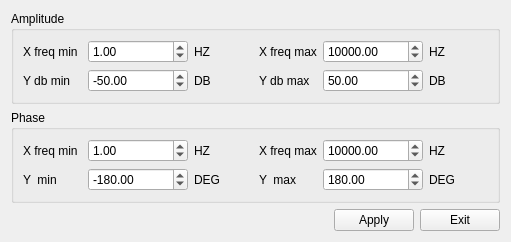
<?xml version="1.0" encoding="UTF-8"?>
<ui version="4.0">
 <class>ViewForm</class>
 <widget class="QWidget" name="ViewForm">
  <property name="geometry">
   <rect>
    <x>0</x>
    <y>0</y>
    <width>511</width>
    <height>211</height>
   </rect>
  </property>
  <property name="windowTitle">
   <string>Form</string>
  </property>
  <layout class="QVBoxLayout" name="verticalLayout" stretch="1,1,0">
   <item>
    <widget class="QGroupBox" name="groupBox">
     <property name="title">
      <string>Amplitude</string>
     </property>
     <layout class="QGridLayout" name="gridLayout">
      <item row="0" column="0">
       <widget class="QLabel" name="label">
        <property name="text">
         <string>X freq min</string>
        </property>
       </widget>
      </item>
      <item row="0" column="1">
       <widget class="QDoubleSpinBox" name="dSpinBox_amXmin">
        <property name="minimumSize">
         <size>
          <width>100</width>
          <height>0</height>
         </size>
        </property>
        <property name="minimum">
         <double>-4294967296.000000000000000</double>
        </property>
        <property name="maximum">
         <double>4294967296.000000000000000</double>
        </property>
        <property name="value">
         <double>1.000000000000000</double>
        </property>
       </widget>
      </item>
      <item row="0" column="2">
       <widget class="QLabel" name="label_7">
        <property name="text">
         <string>HZ</string>
        </property>
       </widget>
      </item>
      <item row="0" column="3">
       <widget class="QLabel" name="label_2">
        <property name="text">
         <string>X freq max</string>
        </property>
       </widget>
      </item>
      <item row="0" column="4">
       <widget class="QDoubleSpinBox" name="dSpinBox_amXmax">
        <property name="minimumSize">
         <size>
          <width>100</width>
          <height>0</height>
         </size>
        </property>
        <property name="minimum">
         <double>-4294967296.000000000000000</double>
        </property>
        <property name="maximum">
         <double>4294967296.000000000000000</double>
        </property>
        <property name="value">
         <double>10000.000000000000000</double>
        </property>
       </widget>
      </item>
      <item row="0" column="5">
       <widget class="QLabel" name="label_5">
        <property name="text">
         <string>HZ</string>
        </property>
       </widget>
      </item>
      <item row="1" column="0">
       <widget class="QLabel" name="label_3">
        <property name="text">
         <string>Y db min</string>
        </property>
       </widget>
      </item>
      <item row="1" column="1">
       <widget class="QDoubleSpinBox" name="dSpinBox_amYmin">
        <property name="minimumSize">
         <size>
          <width>100</width>
          <height>0</height>
         </size>
        </property>
        <property name="minimum">
         <double>-4294967296.000000000000000</double>
        </property>
        <property name="maximum">
         <double>4294967296.000000000000000</double>
        </property>
        <property name="value">
         <double>-50.000000000000000</double>
        </property>
       </widget>
      </item>
      <item row="1" column="2">
       <widget class="QLabel" name="label_8">
        <property name="text">
         <string>DB</string>
        </property>
       </widget>
      </item>
      <item row="1" column="3">
       <widget class="QLabel" name="label_4">
        <property name="text">
         <string>Y db max</string>
        </property>
       </widget>
      </item>
      <item row="1" column="4">
       <widget class="QDoubleSpinBox" name="dSpinBox_amYmax">
        <property name="minimumSize">
         <size>
          <width>100</width>
          <height>0</height>
         </size>
        </property>
        <property name="minimum">
         <double>-4294967296.000000000000000</double>
        </property>
        <property name="maximum">
         <double>4294967296.000000000000000</double>
        </property>
        <property name="value">
         <double>50.000000000000000</double>
        </property>
       </widget>
      </item>
      <item row="1" column="5">
       <widget class="QLabel" name="label_6">
        <property name="text">
         <string>DB</string>
        </property>
       </widget>
      </item>
     </layout>
    </widget>
   </item>
   <item>
    <widget class="QGroupBox" name="groupBox_2">
     <property name="title">
      <string>Phase</string>
     </property>
     <layout class="QGridLayout" name="gridLayout_2">
      <item row="0" column="0">
       <widget class="QLabel" name="label_9">
        <property name="text">
         <string>X freq min</string>
        </property>
       </widget>
      </item>
      <item row="0" column="1">
       <widget class="QDoubleSpinBox" name="dSpinBox_phXmin">
        <property name="minimumSize">
         <size>
          <width>100</width>
          <height>0</height>
         </size>
        </property>
        <property name="minimum">
         <double>-4294967296.000000000000000</double>
        </property>
        <property name="maximum">
         <double>4294967296.000000000000000</double>
        </property>
        <property name="value">
         <double>1.000000000000000</double>
        </property>
       </widget>
      </item>
      <item row="0" column="2">
       <widget class="QLabel" name="label_10">
        <property name="text">
         <string>HZ</string>
        </property>
       </widget>
      </item>
      <item row="0" column="3">
       <widget class="QLabel" name="label_11">
        <property name="text">
         <string>X freq max</string>
        </property>
       </widget>
      </item>
      <item row="0" column="4">
       <widget class="QDoubleSpinBox" name="dSpinBox_phXmax">
        <property name="minimumSize">
         <size>
          <width>100</width>
          <height>0</height>
         </size>
        </property>
        <property name="minimum">
         <double>-4294967296.000000000000000</double>
        </property>
        <property name="maximum">
         <double>4294967296.000000000000000</double>
        </property>
        <property name="value">
         <double>10000.000000000000000</double>
        </property>
       </widget>
      </item>
      <item row="0" column="5">
       <widget class="QLabel" name="label_12">
        <property name="text">
         <string>HZ</string>
        </property>
       </widget>
      </item>
      <item row="1" column="0">
       <widget class="QLabel" name="label_13">
        <property name="text">
         <string>Y  min</string>
        </property>
       </widget>
      </item>
      <item row="1" column="1">
       <widget class="QDoubleSpinBox" name="dSpinBox_phYmin">
        <property name="minimumSize">
         <size>
          <width>100</width>
          <height>0</height>
         </size>
        </property>
        <property name="minimum">
         <double>-360.000000000000000</double>
        </property>
        <property name="maximum">
         <double>360.000000000000000</double>
        </property>
        <property name="value">
         <double>-180.000000000000000</double>
        </property>
       </widget>
      </item>
      <item row="1" column="2">
       <widget class="QLabel" name="label_14">
        <property name="text">
         <string>DEG</string>
        </property>
       </widget>
      </item>
      <item row="1" column="3">
       <widget class="QLabel" name="label_15">
        <property name="text">
         <string>Y  max</string>
        </property>
       </widget>
      </item>
      <item row="1" column="4">
       <widget class="QDoubleSpinBox" name="dSpinBox_phYmax">
        <property name="minimumSize">
         <size>
          <width>100</width>
          <height>0</height>
         </size>
        </property>
        <property name="minimum">
         <double>-360.000000000000000</double>
        </property>
        <property name="maximum">
         <double>360.000000000000000</double>
        </property>
        <property name="value">
         <double>180.000000000000000</double>
        </property>
       </widget>
      </item>
      <item row="1" column="5">
       <widget class="QLabel" name="label_16">
        <property name="text">
         <string>DEG</string>
        </property>
       </widget>
      </item>
     </layout>
    </widget>
   </item>
   <item>
    <layout class="QHBoxLayout" name="horizontalLayout">
     <item>
      <spacer name="horizontalSpacer">
       <property name="orientation">
        <enum>Qt::Horizontal</enum>
       </property>
       <property name="sizeHint" stdset="0">
        <size>
         <width>40</width>
         <height>20</height>
        </size>
       </property>
      </spacer>
     </item>
     <item>
      <widget class="QPushButton" name="btn_apply">
       <property name="text">
        <string>Apply</string>
       </property>
      </widget>
     </item>
     <item>
      <widget class="QPushButton" name="btn_exit">
       <property name="text">
        <string>Exit</string>
       </property>
      </widget>
     </item>
    </layout>
   </item>
  </layout>
 </widget>
 <resources/>
 <connections/>
</ui>
